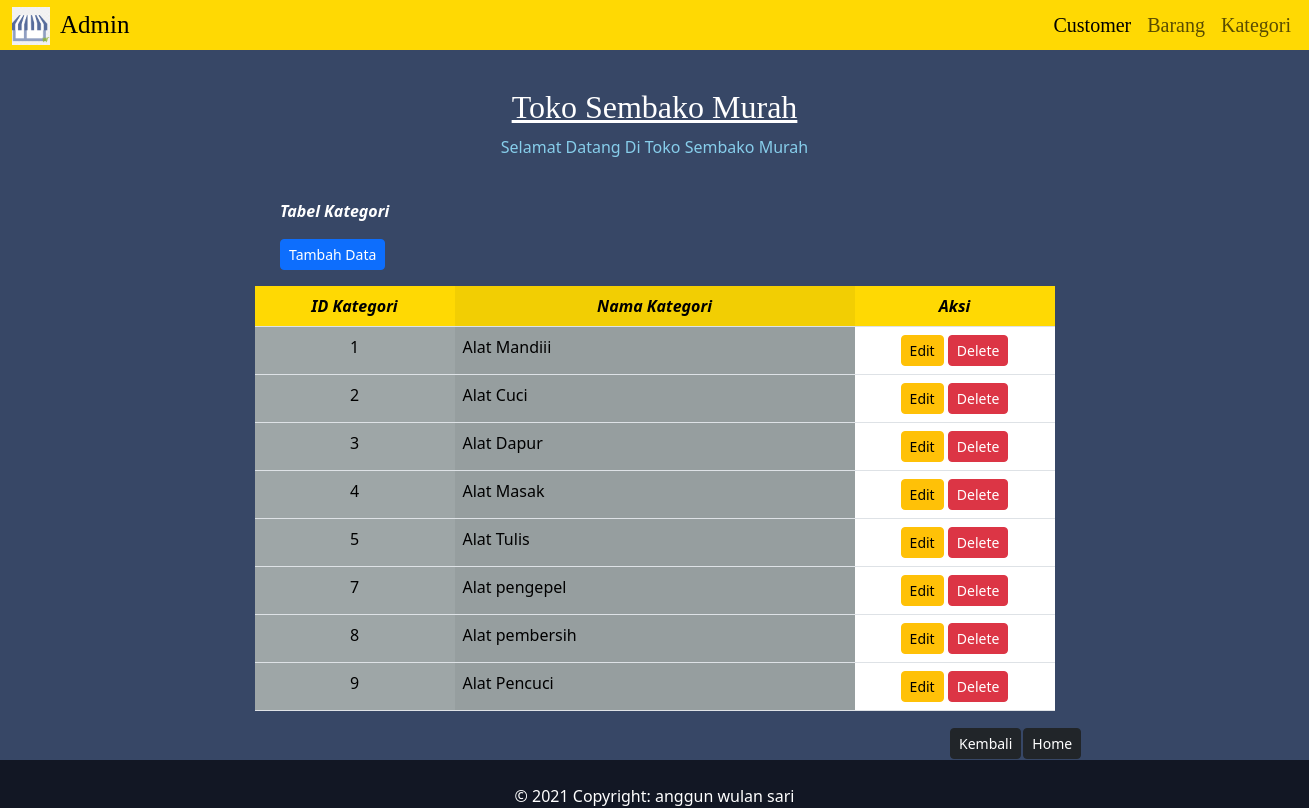
/Sesi29/barang/kategori/index.php, run on the app's committed database.
### tables this page shows
CREATE TABLE `kategori` (
  `id_kategori` int(11) NOT NULL,
  `nama_kategori` varchar(255) DEFAULT NULL
);

### Sesi29/barang/kategori/index.php (the view, shortened to what this page needs)
<?php
include "connection.php";
$query = mysqli_query($connection, "SELECT * FROM kategori");
?>
<!DOCTYPE html>
<html lang="en">
<head>
    <link href="https://cdn.jsdelivr.net/npm/bootstrap@5.3.2/dist/css/bootstrap.min.css" rel="stylesheet">
</head>
<body style="background-color: #374766;">
    <nav class="navbar navbar-expand-lg bg-body-#ffd903;" style="background-color: #ffd903; height: 50px;">
        <div class="container-fluid">
            <img src="penjualan.png" alt="Logo" width="70" height="40" style="padding-top: 2px; ">
            <a class="navbar-brand" href="#" style="margin-left: 10px; font-family:Times New Roman;font-size: 25px;">Admin</a>
            <div class="collapse navbar-collapse" id="navbarNavAltMarkup">
                <div class="navbar-nav">
                    <a class="nav-link active" aria-current="page" href="http://localhost/Tugas_php/Sesi29/index.php" style="margin-left: 900px; font-family:Times New Roman; font-size: 20px;">Customer</a>
                    <a class="nav-link" href="http://localhost/Tugas_php/Sesi29/barang/index.php" style="font-family:Times New Roman; font-size: 20px;">Barang</a>
                    <a class="nav-link" href="http://localhost/Tugas_php/Sesi29/kategori/index.php" style="font-family:Times New Roman; font-size: 20px;">Kategori</a>
                </div>
            </div>
        </div>
    </nav>
    <h2 style="text-align: center; font-family:'Times New Roman'; color: white; "><u> <br>Toko Sembako Murah</u> </h2>
    <p style="text-align: center; color: skyblue;">Selamat Datang Di Toko Sembako Murah</p>
    <p style="padding-left: 280px; color: white;"><b><i><br>Tabel Kategori</i></b></p>
    <p style="padding-left: 280px;">
        <a class="btn btn-primary btn-sm" href="tambah_kategori.php" role="button">Tambah Data</a>
    </p>
    <table align="center" style="width: 800px;" table class="table table-striped-columns">
        <tr>
            <td width="200px" style="background-color: #ffd903;text-align: center;"> <b><i>ID Kategori</i></b></td>
            <td width="400px" style="background-color: #ffd903;text-align: center;"> <b><i>Nama Kategori</i></b></td>
            <td width="200px" style="background-color: #ffd903;text-align: center;"> <b><i>Aksi</i></b></td>
        </tr>
        <?php if (mysqli_num_rows($query)) {
        ?>
            <?php
            while ($data = mysqli_fetch_array($query)) {
            ?>
                <tr>
                    <td style="background-color: #9ea6a7; text-align: center;"><?php echo $data['id_kategori']; ?></td>
                    <td style="background-color: #9ea6a7;"><?php echo $data['nama_kategori']; ?></td>
                    <td align="center">
                        <a href="edit_kategori.php?id_kategori=<?php echo $data['id_kategori']; ?>" class="btn btn-warning btn-sm">Edit</a>
                        <a href="delete_kategori.php?id_kategori=<?php echo $data['id_kategori']; ?>" class="btn btn-danger btn-sm">Delete</a>
                    </td>
                </tr>
            <?php
            } ?>
        <?php } ?>
    </table>
    <table>
        <tr>
            <td style="padding-left: 950px;">
                <a class="btn btn-dark btn-sm" href="http://localhost/Tugas_php/Sesi29/barang/index.php" role="button">Kembali</a>
            </td>
            <td>
                <a class="btn btn-dark btn-sm" href="http://localhost/Tugas_php/Sesi29/index.php" role="button">Home</a>
            </td>
        </tr>
    </table>
    <footer>
        <div class="text-center p-4" style="background-color: #121724; height: 20px;">
            <p style="color: white;">© 2021 Copyright: anggun wulan sari <br></p>
        </div>
    </footer>
</body>
</html>

### data on the page
kategori: id_kategori "1", nama_kategori "Alat Mandiii"
kategori: id_kategori "2", nama_kategori "Alat Cuci"
kategori: id_kategori "3", nama_kategori "Alat Dapur"
kategori: id_kategori "4", nama_kategori "Alat Masak"
kategori: id_kategori "5", nama_kategori "Alat Tulis"
kategori: id_kategori "7", nama_kategori "Alat pengepel"
kategori: id_kategori "8", nama_kategori "Alat pembersih"
kategori: id_kategori "9", nama_kategori "Alat Pencuci"
